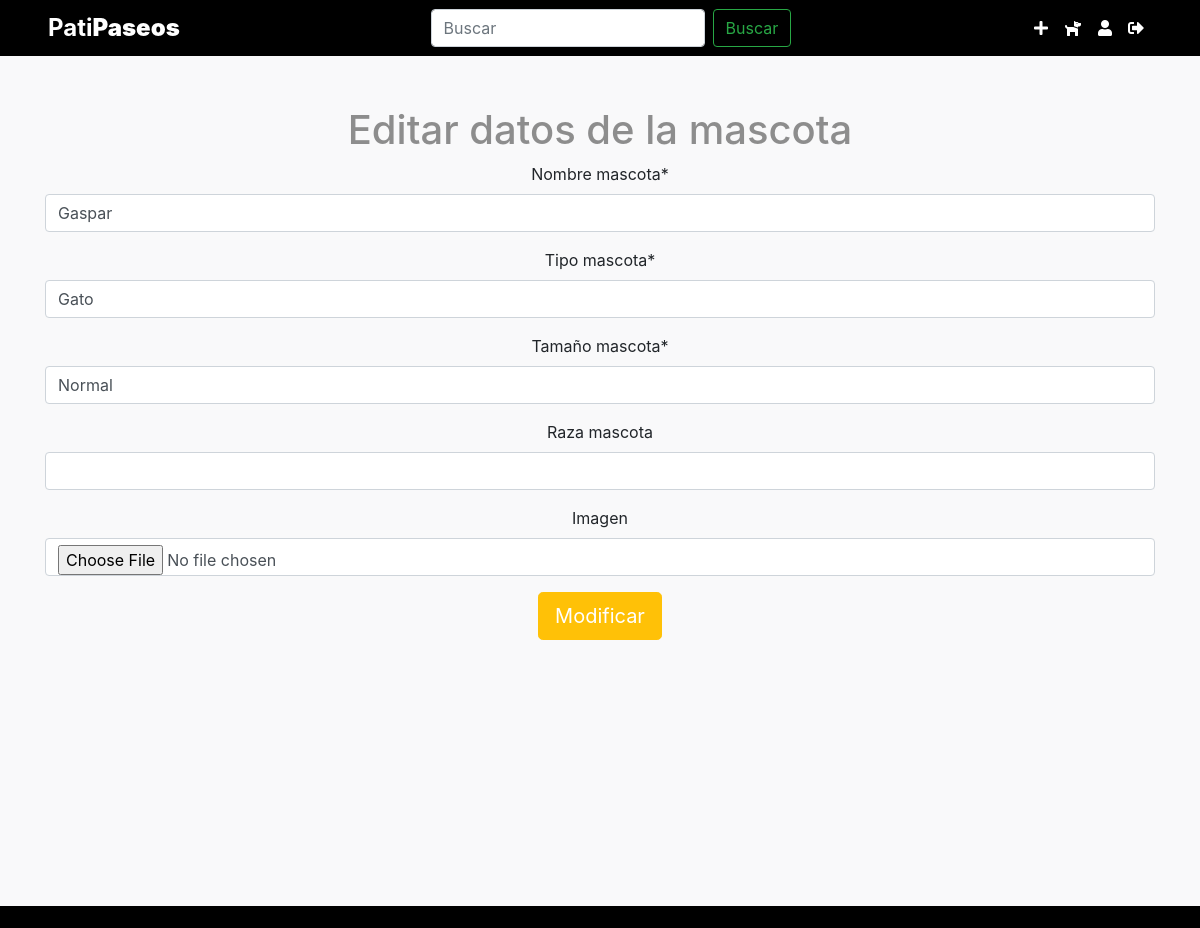
/mod_mascota/3 (signed in), run on the app's committed database.
### app_mascotas/models.py (models this page shows, shortened)
class Mascota(models.Model):
    id_mascota = models.AutoField(primary_key=True)
    nombre_mascota = models.CharField(max_length=100)
    tipo_mascota = models.CharField(max_length=50)
    tamaño_mascota = models.CharField(max_length=50)
    raza_mascota = models.CharField(max_length=50, blank=True, null=True)
    imagen = models.ImageField(upload_to="imgprod", null=True)
    propietario = models.ForeignKey(Propietario, on_delete=models.CASCADE, related_name='mascotas')

### app_mascotas/views.py (the view, shortened to what this page needs)
# urls.py: path('mod_mascota/<int:id_mascota>',views.modificar_mascota,name="modificar_mascota"),
@login_required
def modificar_mascota(request,id_mascota):
    prod=get_object_or_404(Mascota,pk=id_mascota)
    form=frmMascota(instance=prod)
    contexto={
        "form":form
    }
    return render(request,"app_mascotas/mod_mascota.html",contexto)

### app_mascotas/forms.py
class frmMascota(forms.ModelForm):
    class Meta:
        model=Mascota
        fields=["nombre_mascota","tipo_mascota","tamaño_mascota","raza_mascota", "imagen"]
    def __init__(self, *args, **kwargs):
        super().__init__(*args, **kwargs)
        self.helper = FormHelper(self)
        self.helper.form_method = 'post'
        self.helper.add_input(Submit('submit', 'Guardar'))
        self.fields['raza_mascota'].required = False
        self.fields['imagen'].required = False

### app_mascotas/templates/app_mascotas/mod_mascota.html (shortened to what this page needs)
{% extends 'app_mascotas/base.html' %}
{% load static %}
{% load crispy_forms_tags %}
{% block content %}
<div class="container" style="margin-top: 50px;">
    <form class="form" action="" method="post" enctype="multipart/form-data">
    <div>
        <h1 style="color: #8d8d8d;">Editar datos de la mascota</h1>
    </div>
    <form action="">
        <div class="row">
            <div class="col-sm-12">
                <div class="form-group">
                   {{form|crispy}}
                   {% if form %}
                   <input type="submit" value="Modificar" class="btn btn-warning btn-lg text-white">
                   {% endif %}
    </form>
  </div>
 </div>
{% endblock content %}

### app_mascotas/static/app_mascotas/css/estilo.css (style rules this page uses)
body { background-color: #f9f9fa }

### data on the page
Mascota: nombre_mascota "Gaspar", tipo_mascota "Gato", tamaño_mascota "Normal"
